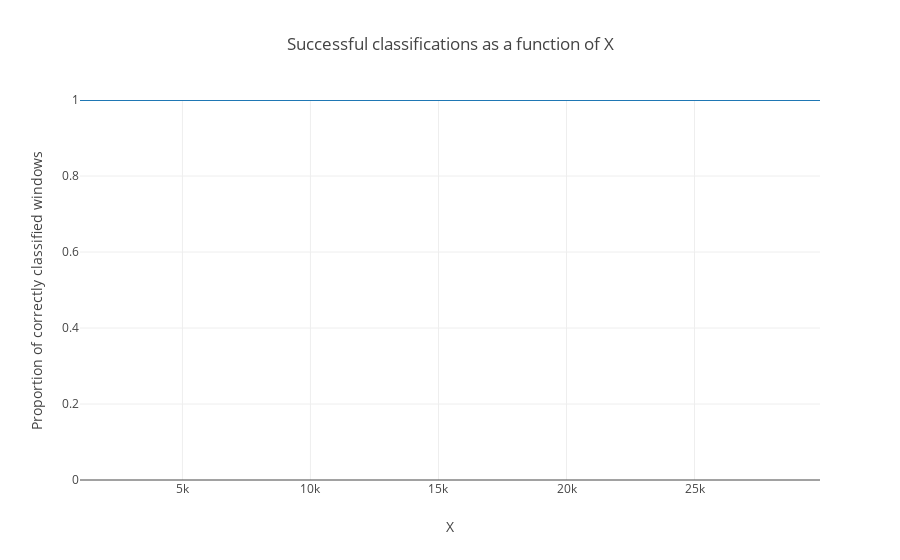

The cell this chart's notebook holds for it:
### Code cell
labels= [0,1]
Error_rate= []
where= []

for bl in Blocks[1].keys():
    non_outlier= [x for x in range(len(Blocks[1][bl])) if Blocks2[1][bl][x] != len(labels) + 1]
    misshaps= [x for x in range(len(Blocks[1][bl])) if Blocks[1][bl][x] != Blocks2[1][bl][x] and Blocks2[1][bl][x] - 1 in labels]
    rate= 1 - len(misshaps) / float(len(non_outlier))
    Error_rate.append(rate)
    where.append(bl)

fig_data= [go.Scatter(
x= where,
y= Error_rate,
mode= 'lines'
) 
]

layout = go.Layout(
    title= 'Successful classifications as a function of X',
    yaxis=dict(
        title='Proportion of correctly classified windows',
        range=[0,1]),
    xaxis=dict(
        title='X')
)

fig= go.Figure(data=fig_data, layout=layout)
iplot(fig)

### Figure 1 — Plotly figure (JSON) as saved in the notebook; plotly's stock layout.template omitted (floating-point values rounded to 4 significant figures; data arrays with more than 128 entries replaced by an {"elided": "..."} marker saying what was removed)
{"data": [{"mode": "lines", "type": "scatter", "x": {"elided": "290 int values"}, "y": {"elided": "290 int values"}}], "layout": {"title": "Successful classifications as a function of X", "xaxis": {"title": "X"}, "yaxis": {"range": [0, 1], "title": "Proportion of correctly classified windows"}}}
